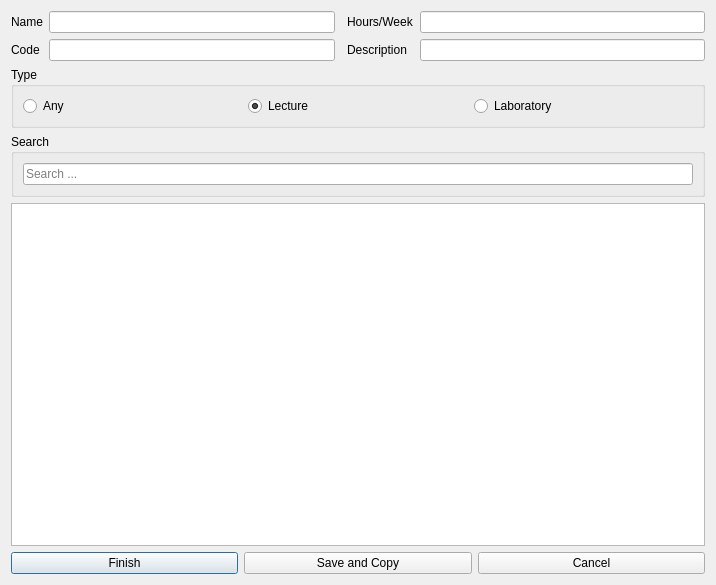
<?xml version="1.0" encoding="UTF-8"?>
<ui version="4.0">
 <class>Dialog</class>
 <widget class="QDialog" name="Dialog">
  <property name="geometry">
   <rect>
    <x>0</x>
    <y>0</y>
    <width>716</width>
    <height>585</height>
   </rect>
  </property>
  <property name="sizePolicy">
   <sizepolicy hsizetype="Expanding" vsizetype="Expanding">
    <horstretch>0</horstretch>
    <verstretch>0</verstretch>
   </sizepolicy>
  </property>
  <property name="minimumSize">
   <size>
    <width>716</width>
    <height>585</height>
   </size>
  </property>
  <property name="maximumSize">
   <size>
    <width>16777215</width>
    <height>16777215</height>
   </size>
  </property>
  <property name="windowTitle">
   <string>Subject</string>
  </property>
  <layout class="QVBoxLayout" name="verticalLayout">
   <item>
    <layout class="QGridLayout" name="gridLayout">
     <property name="sizeConstraint">
      <enum>QLayout::SetMinimumSize</enum>
     </property>
     <item row="0" column="1">
      <widget class="QLineEdit" name="lineEditName"/>
     </item>
     <item row="1" column="0">
      <widget class="QLabel" name="lblCode">
       <property name="text">
        <string>Code</string>
       </property>
       <property name="buddy">
        <cstring>lineEditCode</cstring>
       </property>
      </widget>
     </item>
     <item row="0" column="4">
      <widget class="QLineEdit" name="lineEditHours"/>
     </item>
     <item row="1" column="3">
      <widget class="QLabel" name="lblDesc">
       <property name="text">
        <string>Description</string>
       </property>
       <property name="buddy">
        <cstring>lineEditDescription</cstring>
       </property>
      </widget>
     </item>
     <item row="1" column="1">
      <widget class="QLineEdit" name="lineEditCode"/>
     </item>
     <item row="1" column="4">
      <widget class="QLineEdit" name="lineEditDescription"/>
     </item>
     <item row="0" column="0">
      <widget class="QLabel" name="lblName">
       <property name="text">
        <string>Name</string>
       </property>
       <property name="buddy">
        <cstring>lineEditName</cstring>
       </property>
      </widget>
     </item>
     <item row="0" column="3">
      <widget class="QLabel" name="lblHours">
       <property name="text">
        <string>Hours/Week</string>
       </property>
       <property name="buddy">
        <cstring>lineEditHours</cstring>
       </property>
      </widget>
     </item>
     <item row="2" column="0" colspan="5">
      <widget class="QGroupBox" name="groupBox">
       <property name="title">
        <string>Type</string>
       </property>
       <layout class="QHBoxLayout" name="horizontalLayout_3" stretch="1,1,1">
        <item>
         <widget class="QRadioButton" name="radioAny">
          <property name="text">
           <string>Any</string>
          </property>
         </widget>
        </item>
        <item>
         <widget class="QRadioButton" name="radioLec">
          <property name="contextMenuPolicy">
           <enum>Qt::DefaultContextMenu</enum>
          </property>
          <property name="text">
           <string>Lecture</string>
          </property>
          <property name="checked">
           <bool>true</bool>
          </property>
         </widget>
        </item>
        <item>
         <widget class="QRadioButton" name="radioLab">
          <property name="text">
           <string>Laboratory</string>
          </property>
         </widget>
        </item>
       </layout>
      </widget>
     </item>
    </layout>
   </item>
   <item>
    <widget class="QGroupBox" name="groupBox_3">
     <property name="title">
      <string>Search</string>
     </property>
     <layout class="QHBoxLayout" name="horizontalLayout_4">
      <item>
       <widget class="QLineEdit" name="txtSelectIns">
        <property name="sizePolicy">
         <sizepolicy hsizetype="Preferred" vsizetype="Preferred">
          <horstretch>0</horstretch>
          <verstretch>0</verstretch>
         </sizepolicy>
        </property>
        <property name="placeholderText">
         <string>Search ...</string>
        </property>
       </widget>
      </item>
     </layout>
    </widget>
   </item>
   <item>
    <widget class="QTreeView" name="treeSchedule"/>
   </item>
   <item>
    <layout class="QHBoxLayout" name="horizontalLayout">
     <item>
      <widget class="QPushButton" name="btnFinish">
       <property name="text">
        <string>Finish</string>
       </property>
       <property name="shortcut">
        <string>Ctrl+S</string>
       </property>
      </widget>
     </item>
     <item>
      <widget class="QPushButton" name="pushButton">
       <property name="text">
        <string>Save and Copy</string>
       </property>
       <property name="shortcut">
        <string>Shift+S</string>
       </property>
      </widget>
     </item>
     <item>
      <widget class="QPushButton" name="btnCancel">
       <property name="text">
        <string>Cancel</string>
       </property>
       <property name="shortcut">
        <string>Ctrl+Z</string>
       </property>
      </widget>
     </item>
    </layout>
   </item>
  </layout>
 </widget>
 <tabstops>
  <tabstop>lineEditName</tabstop>
  <tabstop>lineEditHours</tabstop>
  <tabstop>lineEditCode</tabstop>
  <tabstop>lineEditDescription</tabstop>
  <tabstop>radioAny</tabstop>
  <tabstop>radioLec</tabstop>
  <tabstop>radioLab</tabstop>
  <tabstop>txtSelectIns</tabstop>
  <tabstop>treeSchedule</tabstop>
  <tabstop>btnFinish</tabstop>
 </tabstops>
 <resources/>
 <connections/>
</ui>
